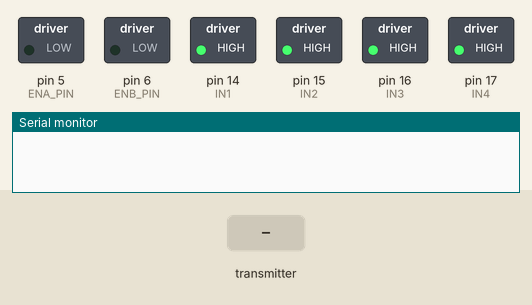
A sketch run on a simulated Arduino Uno, built with avr-gcc and run on an emulated ATmega328P. Parts: switched loads named in the sketch (green lamp = pin HIGH), the last lines printed to the serial monitor. The test bench sets the inputs (shaded band). No radio packets arrive unless stated.

Above: at 1.2 s.
1.3 s: the transmitter starts sending data = 0
At 2.3 s:
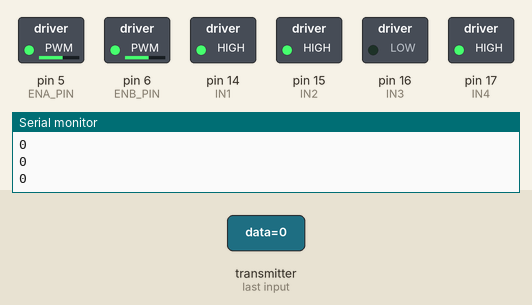
2.8 s: the transmitter starts sending data = 256
At 3.4 s:
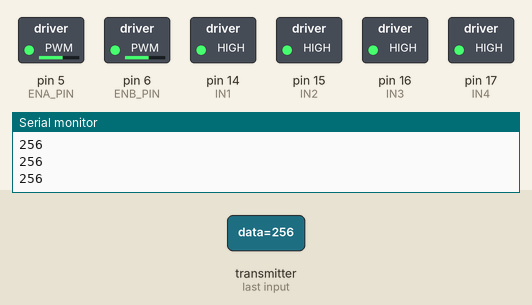
Timing chart, 0 to 5.8 s (numbered marks = the images above; inputs shaded):
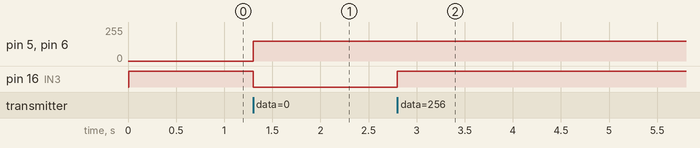

Measured:
- after the input at 1.3 s, pin 5 (ENA_PIN), pin 6 (ENB_PIN): 0/255 → 150/255 at once; pin 16 (IN3): HIGH → LOW at once
- after the input at 2.8 s, pin 16 (IN3): LOW → HIGH at once

The sketch:

RAT.ino
```cpp
#include <SPI.h>
#include <nRF24L01.h>
#include <RF24.h>

const int CE_PIN = 9;
const int CSN_PIN = 10;

const byte address[5] = {'x','R','A','T','x'};

RF24 radio(CE_PIN, CSN_PIN); // Create a Radio

typedef enum {LFWD, FWD, RFWD, STOP, LBCK, BCK, RBCK, SPDN, SPUP} button;

#define ENA_PIN   5 // ENA of DC motor driver module attach to pin5 of sunfounder uno board
#define ENB_PIN   6 // ENB of DC motor driver moduleattach to pin6 of sunfounder uno board
#define IN1 14 // left IN1 attach to pin8
#define IN2 15 // left IN2 attach to pin9
#define IN3 16 //right  IN3 attach to pin10
#define IN4 17 //right IN4 attach to pin11

#define MIN_SPD 80
#define MAX_SPD 250

void setup() {
  Serial.begin(9600);
  radio.begin();
  radio.setDataRate(RF24_250KBPS);
  radio.openReadingPipe(1, address);
  radio.startListening();
  pinMode(ENA_PIN, OUTPUT);
  pinMode(ENB_PIN, OUTPUT);
  pinMode(IN1, OUTPUT);
  pinMode(IN2, OUTPUT);
  pinMode(IN3, OUTPUT);
  pinMode(IN4, OUTPUT);
  moveRAT(STOP,0,0);
}

bool newData = false;
int data;

int getData() {
  newData = false;
  if (radio.available()) {
    radio.read(&data, sizeof(data));
    Serial.println(data);
    newData = true;
  }
  return data;
}

void moveRAT(button direction, unsigned char speed_left, unsigned char speed_right)
{
    switch(direction)
    {
        case FWD:  digitalWrite(IN1,LOW); digitalWrite(IN2,HIGH);
                   digitalWrite(IN3,LOW); digitalWrite(IN4,HIGH); break;
        case LFWD: digitalWrite(IN1,HIGH);  digitalWrite(IN2,HIGH);
                   digitalWrite(IN3,LOW); digitalWrite(IN4,HIGH); break;
        case RFWD: digitalWrite(IN1,LOW); digitalWrite(IN2,HIGH);
                   digitalWrite(IN3,HIGH);  digitalWrite(IN4,HIGH); break;
        case BCK:  digitalWrite(IN1,HIGH); digitalWrite(IN2,LOW);
                   digitalWrite(IN3,HIGH); digitalWrite(IN4,LOW); break;
        case LBCK: digitalWrite(IN1,HIGH);  digitalWrite(IN2,HIGH);
                   digitalWrite(IN3,HIGH); digitalWrite(IN4,LOW); break;
        case RBCK: digitalWrite(IN1,HIGH); digitalWrite(IN2,LOW);
                   digitalWrite(IN3,HIGH);  digitalWrite(IN4,HIGH); break;
        case STOP:
        default:   digitalWrite(IN1,HIGH);  digitalWrite(IN2,HIGH);
                   digitalWrite(IN3,HIGH);  digitalWrite(IN4,HIGH); break;

    }
    analogWrite(ENA_PIN,speed_left);//write speed_left to ENA_PIN,if speed_left is high,allow left motor rotate
    analogWrite(ENB_PIN,speed_right);//write speed_right to ENB_PIN,if speed_right is high,allow right motor rotate
}

int spd = 150;
int spdPlus = 10;
button currentDir;

void loop() {
  data = getData();
  if (newData) {
      if (data == SPUP) {
        spd += 10;
        if (spd > MAX_SPD) {
          spd = MAX_SPD;
        }
        Serial.println(spd);
      } else
      if (data == SPDN) {
        spd -= 10;
        if (spd < MIN_SPD) {
          spd = MIN_SPD;
        }
        Serial.println(spd);
      } else {
        currentDir = (button)data;
      }
      moveRAT(currentDir, spd, spd);
  }
}
```
